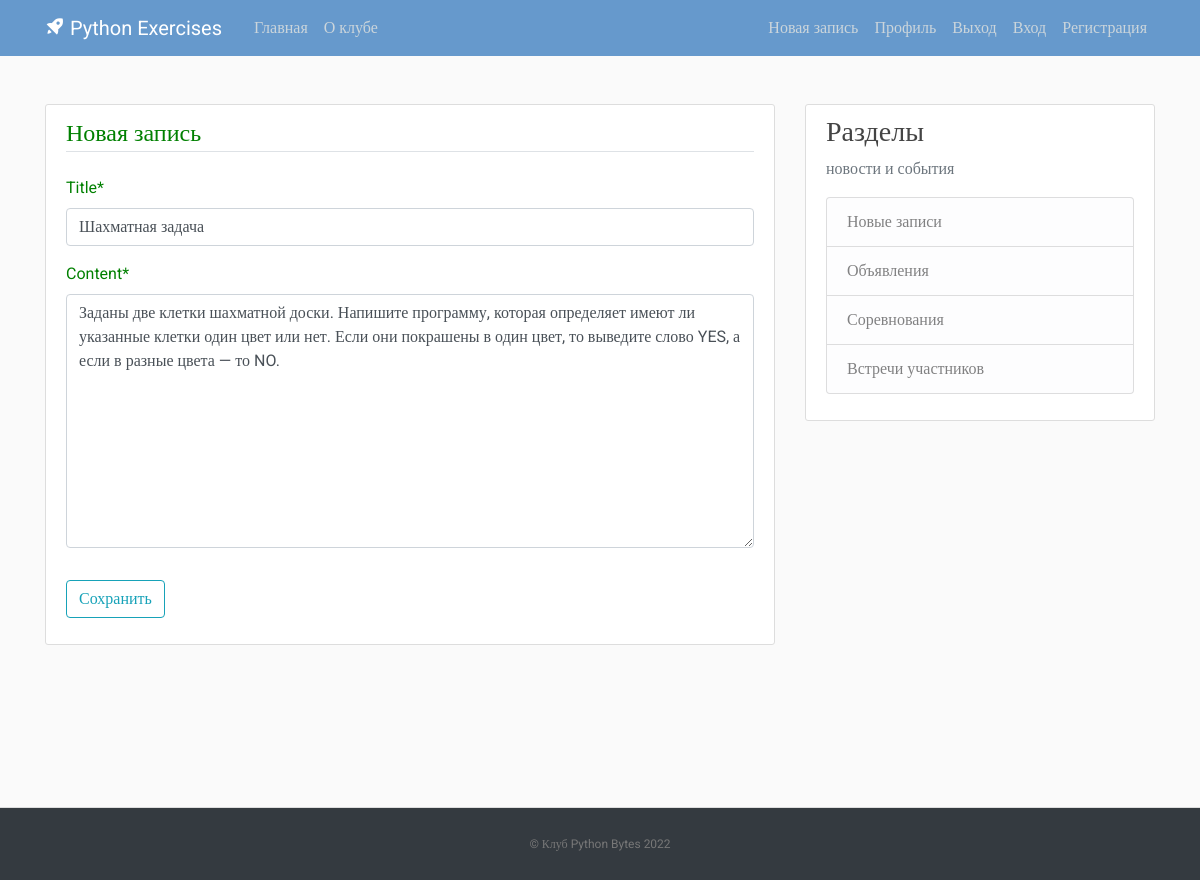
The page /post/4/update/ (signed in) on the database its author committed.
### ToDo/models.py (models this page shows, shortened)
class Post(models.Model):
    title = models.CharField(max_length=100)
    content = models.TextField()
    date_posted = models.DateTimeField(default=timezone.now)
    author = models.ForeignKey(User, on_delete=models.CASCADE)

### ToDo/views.py (the view, shortened to what this page needs)
# urls.py: path('post/<int:pk>/update/', PostUpdateView.as_view(), name='post-update'),
class PostUpdateView(LoginRequiredMixin, UserPassesTestMixin, UpdateView):
    model = Post
    fields = ['title', 'content']
    def test_func(self):
        post = self.get_object()
        if self.request.user == post.author:
            return True
        return False

### templates/ToDo/post_form.html (shortened to what this page needs)
{% extends "ToDo/base.html" %}
{% load crispy_forms_tags %}
{% block content %}
    <div class="content-section">
        <form method="POST">
            <fieldset class="form-group">
                <legend class="border-bottom mb-4">Новая запись</legend>
                {{ form|crispy }}
            </fieldset>
            <div class="form-group">
                <button class="btn btn-outline-info" type="submit">Сохранить</button>
            </div>
        </form>
    </div>
{% endblock content %}

### static/ToDo/main.css (style rules this page uses)
body, html { width:100%; height:100% }
body { margin:0; padding:0; background: #fafafa; color: green; margin-top: 5rem; font-family:Roboto; }
.content-section { background: #ffffff; padding: 10px 20px; border: 1px solid #dddddd; border-radius: 3px; margin-bottom: 20px; }

### rows shown on the page
Post: title "Шахматная задача", content "Заданы две клетки шахматной доски. Напишите программу, которая определяет имеют ли указанные клетки один цвет или нет. Если они покрашены в один цвет, то выведите слово YES, а если в разные цвета — то NO."
